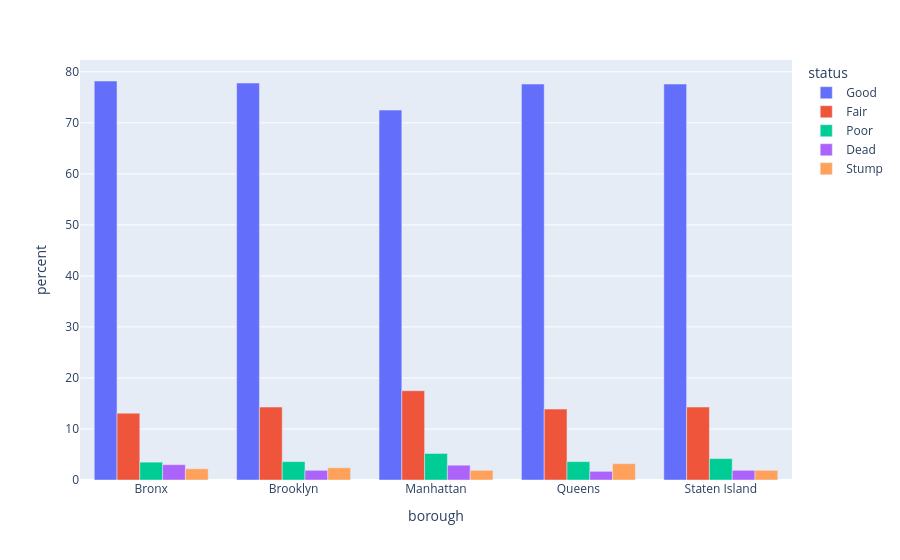

The notebook cell saved with this chart:
### Markdown cell above
#### Plot 5: table B (long)
plotly (long), `y="percent"`, side by side: B again.

### Code cell
df = B    # long
px.bar(df, x="borough", y="percent", color="status", barmode="group")

### Figure 1 — Plotly figure (JSON) as saved in the notebook; plotly's stock layout.template omitted (floating-point values rounded to 4 significant figures)
{"data": [{"alignmentgroup": "True", "hovertemplate": "status=Good<br>borough=%{x}<br>percent=%{y}<extra></extra>", "legendgroup": "Good", "marker": {"color": "#636efa", "pattern": {"shape": ""}}, "name": "Good", "offsetgroup": "Good", "orientation": "v", "showlegend": true, "textposition": "auto", "type": "bar", "x": ["Bronx", "Brooklyn", "Manhattan", "Queens", "Staten Island"], "xaxis": "x", "y": [78.2, 77.8, 72.5, 77.6, 77.6], "yaxis": "y"}, {"alignmentgroup": "True", "hovertemplate": "status=Fair<br>borough=%{x}<br>percent=%{y}<extra></extra>", "legendgroup": "Fair", "marker": {"color": "#EF553B", "pattern": {"shape": ""}}, "name": "Fair", "offsetgroup": "Fair", "orientation": "v", "showlegend": true, "textposition": "auto", "type": "bar", "x": ["Bronx", "Brooklyn", "Manhattan", "Queens", "Staten Island"], "xaxis": "x", "y": [13.1, 14.3, 17.5, 13.9, 14.3], "yaxis": "y"}, {"alignmentgroup": "True", "hovertemplate": "status=Poor<br>borough=%{x}<br>percent=%{y}<extra></extra>", "legendgroup": "Poor", "marker": {"color": "#00cc96", "pattern": {"shape": ""}}, "name": "Poor", "offsetgroup": "Poor", "orientation": "v", "showlegend": true, "textposition": "auto", "type": "bar", "x": ["Bronx", "Brooklyn", "Manhattan", "Queens", "Staten Island"], "xaxis": "x", "y": [3.5, 3.6, 5.2, 3.6, 4.2], "yaxis": "y"}, {"alignmentgroup": "True", "hovertemplate": "status=Dead<br>borough=%{x}<br>percent=%{y}<extra></extra>", "legendgroup": "Dead", "marker": {"color": "#ab63fa", "pattern": {"shape": ""}}, "name": "Dead", "offsetgroup": "Dead", "orientation": "v", "showlegend": true, "textposition": "auto", "type": "bar", "x": ["Bronx", "Brooklyn", "Manhattan", "Queens", "Staten Island"], "xaxis": "x", "y": [3.0, 1.9, 2.9, 1.7, 1.9], "yaxis": "y"}, {"alignmentgroup": "True", "hovertemplate": "status=Stump<br>borough=%{x}<br>percent=%{y}<extra></extra>", "legendgroup": "Stump", "marker": {"color": "#FFA15A", "pattern": {"shape": ""}}, "name": "Stump", "offsetgroup": "Stump", "orientation": "v", "showlegend": true, "textposition": "auto", "type": "bar", "x": ["Bronx", "Brooklyn", "Manhattan", "Queens", "Staten Island"], "xaxis": "x", "y": [2.2, 2.4, 1.9, 3.2, 1.9], "yaxis": "y"}], "layout": {"barmode": "group", "legend": {"title": {"text": "status"}, "tracegroupgap": 0}, "margin": {"t": 60}, "xaxis": {"anchor": "y", "domain": [0, 1], "title": {"text": "borough"}}, "yaxis": {"anchor": "x", "domain": [0, 1], "title": {"text": "percent"}}}}
